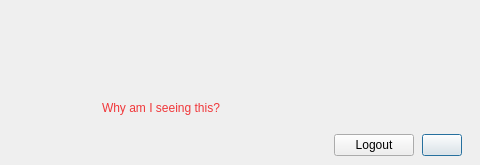
<?xml version="1.0" encoding="UTF-8"?>
<ui version="4.0">
 <class>VerifyLockMessage</class>
 <widget class="QDialog" name="VerifyLockMessage">
  <property name="geometry">
   <rect>
    <x>0</x>
    <y>0</y>
    <width>480</width>
    <height>165</height>
   </rect>
  </property>
  <property name="minimumSize">
   <size>
    <width>480</width>
    <height>165</height>
   </size>
  </property>
  <property name="maximumSize">
   <size>
    <width>480</width>
    <height>165</height>
   </size>
  </property>
  <property name="windowTitle">
   <string/>
  </property>
  <layout class="QVBoxLayout" name="verticalLayout_2">
   <property name="spacing">
    <number>0</number>
   </property>
   <property name="leftMargin">
    <number>0</number>
   </property>
   <property name="rightMargin">
    <number>0</number>
   </property>
   <property name="bottomMargin">
    <number>0</number>
   </property>
   <item>
    <layout class="QHBoxLayout" name="horizontalLayout_4">
     <property name="spacing">
      <number>22</number>
     </property>
     <property name="leftMargin">
      <number>20</number>
     </property>
     <property name="topMargin">
      <number>0</number>
     </property>
     <property name="rightMargin">
      <number>17</number>
     </property>
     <item>
      <widget class="QWidget" name="wWarning" native="true">
       <layout class="QVBoxLayout" name="verticalLayout_3">
        <property name="leftMargin">
         <number>0</number>
        </property>
        <property name="topMargin">
         <number>0</number>
        </property>
        <property name="rightMargin">
         <number>0</number>
        </property>
        <property name="bottomMargin">
         <number>0</number>
        </property>
        <item>
         <widget class="QToolButton" name="bWarning">
          <property name="minimumSize">
           <size>
            <width>60</width>
            <height>60</height>
           </size>
          </property>
          <property name="maximumSize">
           <size>
            <width>60</width>
            <height>60</height>
           </size>
          </property>
          <property name="styleSheet">
           <string notr="true">#bWarning
{
border: none;
}</string>
          </property>
          <property name="text">
           <string/>
          </property>
          <property name="iconSize">
           <size>
            <width>60</width>
            <height>60</height>
           </size>
          </property>
         </widget>
        </item>
        <item>
         <spacer name="verticalSpacer">
          <property name="orientation">
           <enum>Qt::Vertical</enum>
          </property>
          <property name="sizeHint" stdset="0">
           <size>
            <width>20</width>
            <height>40</height>
           </size>
          </property>
         </spacer>
        </item>
       </layout>
      </widget>
     </item>
     <item>
      <widget class="QWidget" name="wContainer" native="true">
       <layout class="QVBoxLayout" name="verticalLayout">
        <property name="leftMargin">
         <number>0</number>
        </property>
        <property name="topMargin">
         <number>0</number>
        </property>
        <property name="rightMargin">
         <number>0</number>
        </property>
        <property name="bottomMargin">
         <number>0</number>
        </property>
        <item>
         <widget class="QLabel" name="lVerifyEmailTitle">
          <property name="styleSheet">
           <string notr="true">#lVerifyEmailTitle
{
	color: rgba(0,0,0,0.85);
	font-family: &quot;SF Pro Text&quot;;
	font-size: 13px;
	font-weight: bold;
}</string>
          </property>
          <property name="text">
           <string/>
          </property>
          <property name="wordWrap">
           <bool>true</bool>
          </property>
         </widget>
        </item>
        <item>
         <widget class="QLabel" name="lVerifyEmailDesc">
          <property name="styleSheet">
           <string notr="true">#lVerifyEmailDesc
{
	color: rgba(0,0,0,0.85);
	font-family: &quot;SF Pro Text&quot;;
	font-size: 12px;
	line-height: 14px;
}</string>
          </property>
          <property name="text">
           <string/>
          </property>
          <property name="wordWrap">
           <bool>true</bool>
          </property>
         </widget>
        </item>
        <item>
         <widget class="QWidget" name="wWhySeenThis" native="true">
          <layout class="QHBoxLayout" name="horizontalLayout">
           <property name="leftMargin">
            <number>0</number>
           </property>
           <property name="topMargin">
            <number>0</number>
           </property>
           <property name="rightMargin">
            <number>0</number>
           </property>
           <property name="bottomMargin">
            <number>0</number>
           </property>
           <item>
            <widget class="QLabel" name="lWhySeenThis">
             <property name="cursor">
              <cursorShape>PointingHandCursor</cursorShape>
             </property>
             <property name="styleSheet">
              <string notr="true">#lWhySeenThis
{
    border: none;
	color: #F0373A;
	font-family: &quot;Segoe UI&quot;;
	font-size: 12px;
	line-height: 20px;
}</string>
             </property>
             <property name="text">
              <string>Why am I seeing this?</string>
             </property>
            </widget>
           </item>
           <item>
            <spacer name="horizontalSpacer">
             <property name="orientation">
              <enum>Qt::Horizontal</enum>
             </property>
             <property name="sizeHint" stdset="0">
              <size>
               <width>40</width>
               <height>20</height>
              </size>
             </property>
            </spacer>
           </item>
          </layout>
         </widget>
        </item>
       </layout>
      </widget>
     </item>
    </layout>
   </item>
   <item>
    <widget class="QWidget" name="wButtons" native="true">
     <layout class="QHBoxLayout" name="horizontalLayout_3">
      <property name="spacing">
       <number>8</number>
      </property>
      <property name="leftMargin">
       <number>18</number>
      </property>
      <property name="rightMargin">
       <number>18</number>
      </property>
      <item>
       <spacer name="horizontalSpacer_3">
        <property name="orientation">
         <enum>Qt::Horizontal</enum>
        </property>
        <property name="sizeHint" stdset="0">
         <size>
          <width>50</width>
          <height>20</height>
         </size>
        </property>
       </spacer>
      </item>
      <item>
       <widget class="QLabel" name="lEmailSent">
        <property name="styleSheet">
         <string notr="true">#lEmailSent
{
	color: #666666;
	font-family: &quot;SF Pro Text&quot;;
	font-size: 11px;
	line-height: 13px;
}</string>
        </property>
        <property name="text">
         <string/>
        </property>
       </widget>
      </item>
      <item>
       <spacer name="horizontalSpacer_2">
        <property name="orientation">
         <enum>Qt::Horizontal</enum>
        </property>
        <property name="sizeHint" stdset="0">
         <size>
          <width>1</width>
          <height>20</height>
         </size>
        </property>
       </spacer>
      </item>
      <item>
       <widget class="QPushButton" name="bLogout">
        <property name="text">
         <string>Logout</string>
        </property>
       </widget>
      </item>
      <item>
       <widget class="QPushButton" name="bResendEmail">
        <property name="text">
         <string/>
        </property>
        <property name="default">
         <bool>true</bool>
        </property>
       </widget>
      </item>
     </layout>
    </widget>
   </item>
  </layout>
 </widget>
 <resources/>
 <connections/>
</ui>
